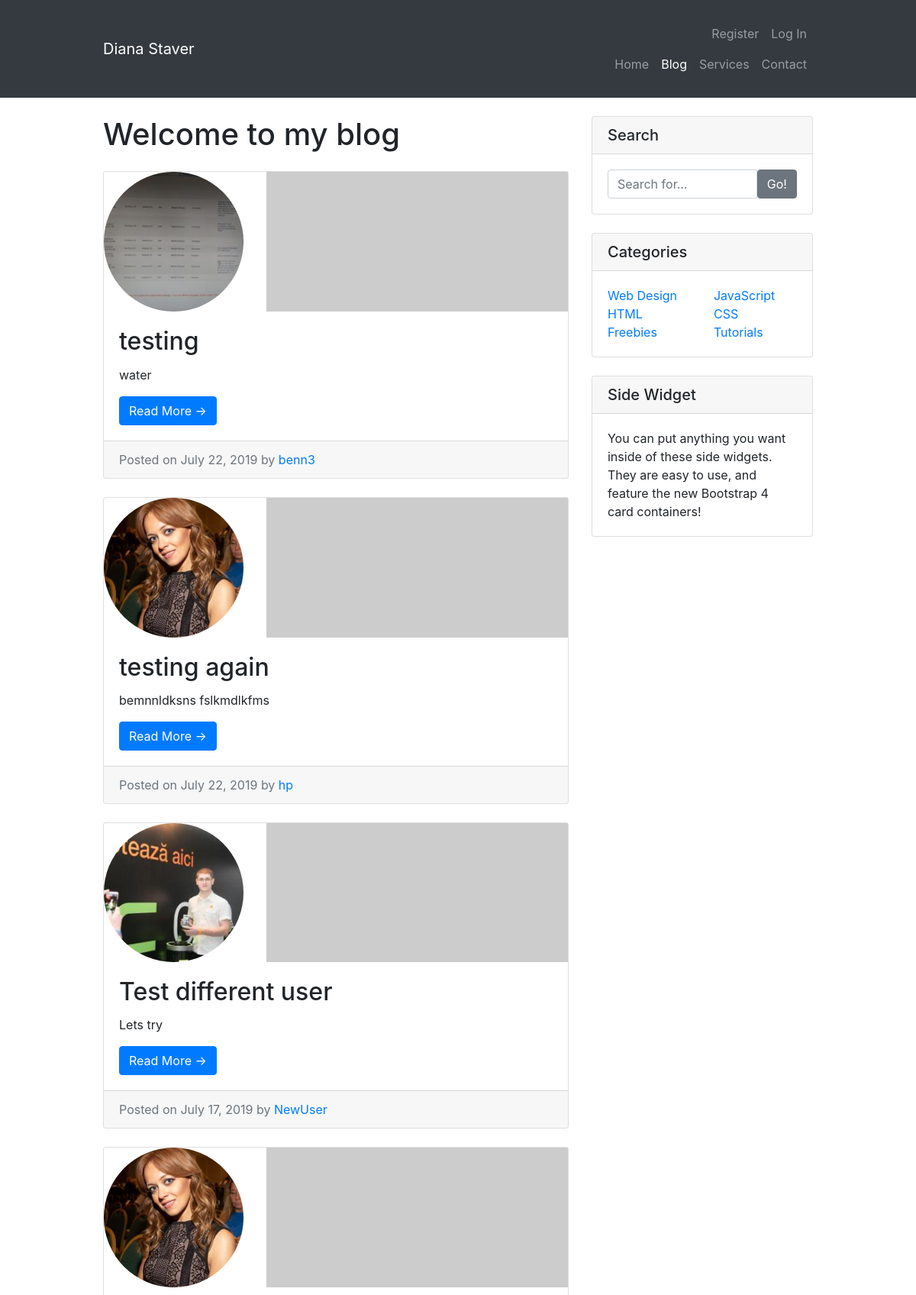
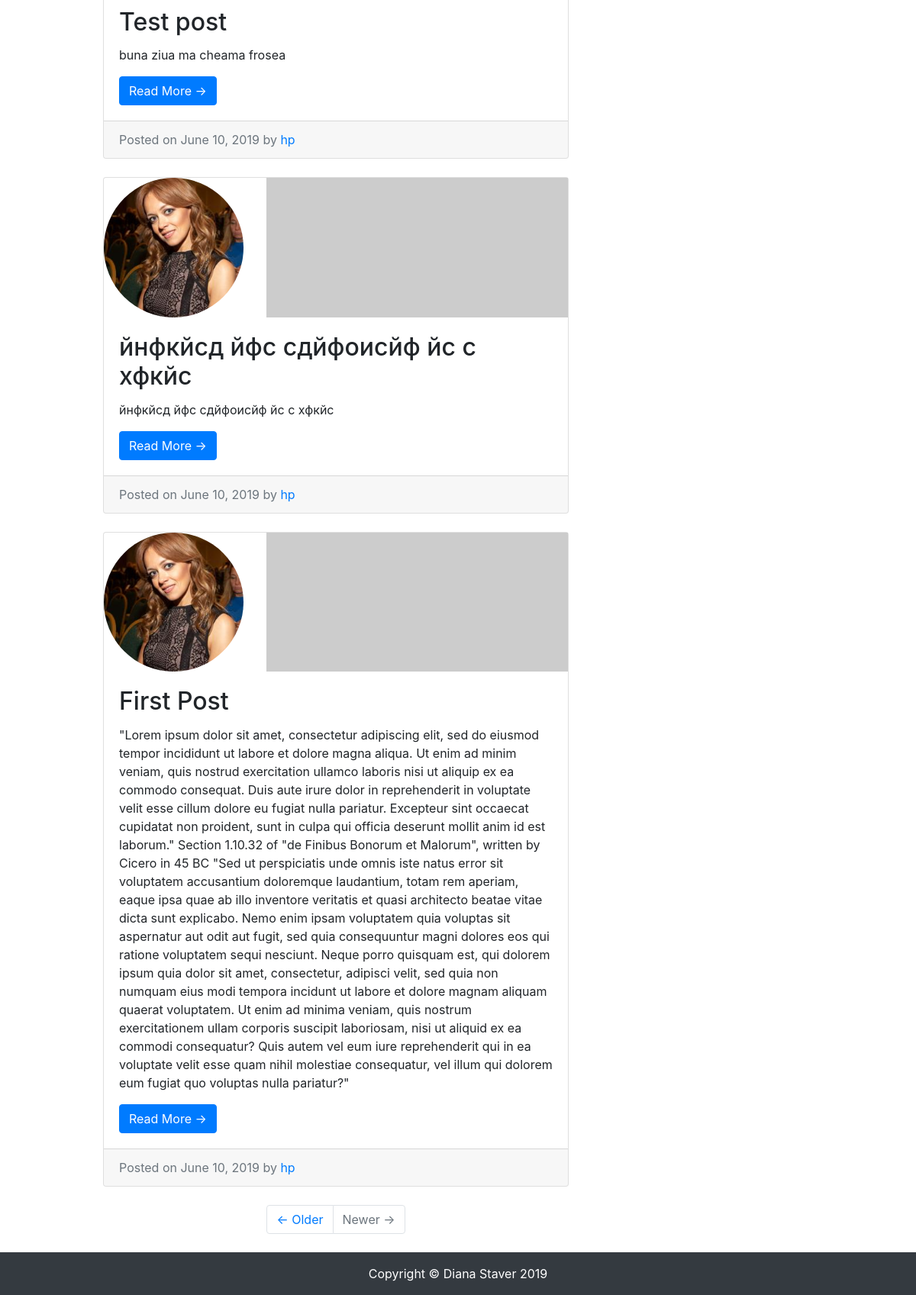
Screenshot of /blog/ with the database file from the repository (2 pictures, top to bottom).
### blog/models.py (models this page shows, shortened)
class Post(models.Model):
    title = models.CharField(max_length=50)
    content = models.TextField()
    date_posted = models.DateTimeField('Posted On', default=timezone.now)
    date_updated = models.DateTimeField(auto_now=True)
    author = models.ForeignKey(User, on_delete=models.CASCADE)
    class Meta:
        ordering = ['-date_posted',]

### users/models.py (models this page shows, shortened)
class Profile(models.Model):
    user = models.OneToOneField(User, on_delete=models.CASCADE)
    image = models.ImageField(default='default.jpg', upload_to='profile_pics')

### blog/views.py (the view)
# urls.py: path('', PostListView.as_view(), name='blog'),
class PostListView(ListView):
    model = Post
    template_name = 'blog/blog.html'
    context_object_name = "posts"

### blog/templates/blog/blog.html
{% extends 'site_content/base.html' %}
{% block content %}
<div class="container">
    <div class="row">
        <div class="col-md-8">
            <h1 class="my-4">Welcome to my blog</h1>
            {% for post in posts %}
            <div class="card mb-4">
                <div class="row">
                    <img class="rounded-circle col-4" src="{{ post.author.profile.image.url }}">
                    <img class="card-img-top col-8" src="http://placehold.it/750x300" alt="Card image cap">
                </div>
                <div class="card-body">
                    <h2 class="card-title">{{ post.title }}</h2>
                    <p class="card-text">{{ post.content }}</p>
                    <a href="#" class="btn btn-primary">Read More &rarr;</a>
                </div>
                <div class="card-footer text-muted">
                    Posted on {{ post.date_posted|date:'F d, Y' }} by
                    <a href="#">{{ post.author }}</a>
                </div>
            </div>
            {% endfor %}
            <ul class="pagination justify-content-center mb-4">
                <li class="page-item">
                    <a class="page-link" href="#">&larr; Older</a>
                </li>
                <li class="page-item disabled">
                    <a class="page-link" href="#">Newer &rarr;</a>
                </li>
            </ul>
        </div>
        <div class="col-md-4">
            <div class="card my-4">
                <h5 class="card-header">Search</h5>
                <div class="card-body">
                    <div class="input-group">
                        <input type="text" class="form-control" placeholder="Search for...">
                        <span class="input-group-btn">
                            <button class="btn btn-secondary" type="button">Go!</button>
                        </span>
                    </div>
                </div>
            </div>
            <div class="card my-4">
                <h5 class="card-header">Categories</h5>
                <div class="card-body">
                    <div class="row">
                        <div class="col-lg-6">
                            <ul class="list-unstyled mb-0">
                                <li>
                                    <a href="#">Web Design</a>
                                </li>
                                <li>
                                    <a href="#">HTML</a>
                                </li>
                                <li>
                                    <a href="#">Freebies</a>
                                </li>
                            </ul>
                        </div>
                        <div class="col-lg-6">
                            <ul class="list-unstyled mb-0">
                                <li>
                                    <a href="#">JavaScript</a>
                                </li>
                                <li>
                                    <a href="#">CSS</a>
                                </li>
                                <li>
                                    <a href="#">Tutorials</a>
                                </li>
                            </ul>
                        </div>
                    </div>
                </div>
            </div>
            <div class="card my-4">
                <h5 class="card-header">Side Widget</h5>
                <div class="card-body">
                    You can put anything you want inside of these side widgets. They are easy to use, and feature the
                    new Bootstrap 4 card containers!
                </div>
            </div>
        </div>
    </div>
</div>
{% endblock content %}

### site_content/templates/site_content/base.html (shortened to what this page needs)
{% load static %}
<!doctype html>
<html lang="en" class="h-100">
<head>
    <link rel="stylesheet" href="https://stackpath.bootstrapcdn.com/bootstrap/4.3.1/css/bootstrap.min.css"
>
    <link rel="stylesheet" type="text/css" href="{% static 'site_content/style.css' %}">
</head>
<body class="d-flex flex-column h-100">
    <header>
        <nav class="navbar navbar-expand-lg navbar-dark bg-dark sticky-top py-4">
            <div class="container">
                <a class="navbar-brand" href="{% url 'index' %}">Diana Staver</a>
                <div class="collapse navbar-collapse flex-column" id="navbarResponsive">
                    <ul class="navbar-nav ml-auto">
                        {% if request.user.is_authenticated %}
                        <li class="nav-item">
                            <a class="nav-link" href="{% url 'profile' %}">Profile</a>
                        </li>
                        <li class="nav-item">
                            <a class="nav-link" href="{% url 'logout' %}">Log Out</a>
                        </li>
                        {% else %}
                        <li class="nav-item">
                            <a class="nav-link" href="{% url 'register' %}">Register</a>
                        </li>
                        <li class="nav-item">
                            <a class="nav-link" href="{% url 'login' %}">Log In</a>
                        </li>
                        {% endif %}
                    </ul>
                    <ul class="navbar-nav ml-auto">
                        <li class="nav-item {% if request.resolver_match.url_name == 'index' %}active{% endif %}">
                            <a class="nav-link" href="{% url 'index' %}">Home</a>
                        </li>
                        <li class="nav-item {% if request.resolver_match.url_name == 'blog' %}active{% endif %}">
                            <a class="nav-link" href="{% url 'blog' %}">Blog</a>
                        </li>
                        <li class="nav-item">
                            <a class="nav-link" href="#">Services</a>
                        </li>
                        <li class="nav-item">
                            <a class="nav-link" href="#">Contact</a>
                        </li>
                    </ul>
                </div>
            </div>
        </nav>
    </header>
    <main role="main" class="flex-shrink-0">
        {% block content %}{% endblock content %}
    </main>
    <footer class="footer bg-dark mt-auto py-3">
        <div class="container text-center">
            <span class="text-white">Copyright &copy; Diana Staver {% now "Y" %}</span>
        </div>
    </footer>
</body>
</html>

### site_content/static/site_content/style.css (style rules this page uses)
.container { max-width: 960px; }

### rows the page displays
Post: author.profile.image (picture), title "testing", content "water", date_posted "July 22, 2019", author "benn3"
Post: author.profile.image (picture), title "testing again", content "bemnnldksns fslkmdlkfms", date_posted "July 22, 2019", author "hp"
Post: author.profile.image (picture), title "Test different user", content "Lets try", date_posted "July 17, 2019", author "NewUser"
Post: author.profile.image (picture), title "Test post", content "buna ziua ma cheama frosea", date_posted "June 10, 2019", author "hp"
Post: author.profile.image (picture), title "йнфкйсд йфс сдйфоисйф йс с хфкйс", content "йнфкйсд йфс сдйфоисйф йс с хфкйс", date_posted "June 10, 2019", author "hp"
Post: author.profile.image (picture), title "First Post", content "\"Lorem ipsum dolor sit amet, consectetur adipiscing elit, sed do eiusmod tempor incididunt ut labore et dolore magna aliqua. Ut enim ad minim veniam, quis nostrud exercitation ullamco laboris nisi ut aliquip ex ea commodo consequat. Duis aute irure dolor in reprehenderit in voluptate velit esse cillum dolore eu fugiat nulla pariatur. Excepteur sint occaecat cupidatat non proident, sunt in culpa qui officia deserunt mollit anim id est laborum.\" Section 1.10.32 of \"de Finibus Bonorum et Malorum\", written by Cicero in 45 BC \"Sed ut perspiciatis unde omnis iste natus error sit voluptatem accusantium doloremque laudantium, totam rem aperiam, eaque ipsa quae ab illo inventore veritatis et quasi…", date_posted "June 10, 2019", author "hp"
